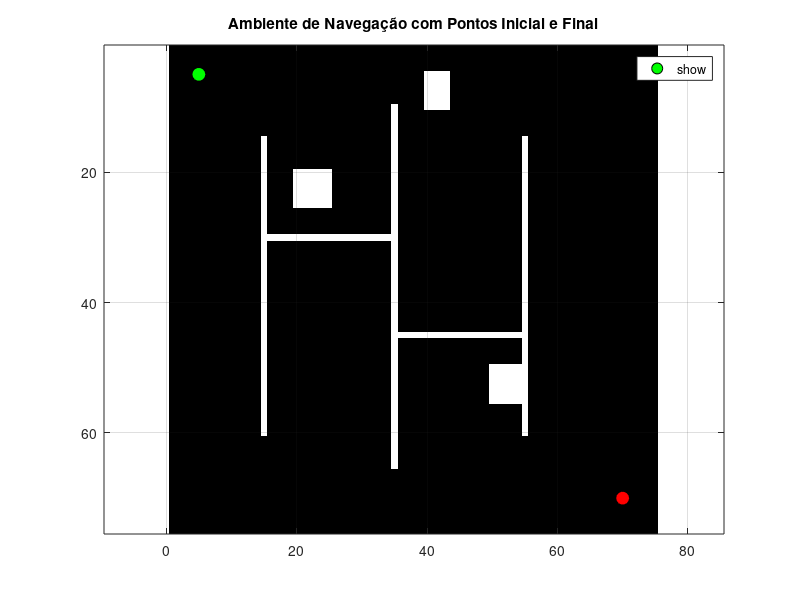

Write MATLAB code to recreate this figure. (Note: this script raises an error after producing the figure.)
% Cenário Fácil
% Configuração inicial
clear; clc; close all;

% Definição dos cenários
scenarios = struct();

% Cenário Fácil
scenarios.easy = struct();
scenarios.easy.gridSize = 50;
scenarios.easy.startPos = [5, 10];
scenarios.easy.goalPos = [45, 45];
scenarios.easy.obstacles = [
    10, 10, 10, 30;  % [x1, y1, x2, y2]
    40, 40, 45, 45;
    18, 35, 20, 40;
];

% Cenário Intermediário
scenarios.medium = struct();
scenarios.medium.gridSize = 75;
scenarios.medium.startPos = [5, 5];
scenarios.medium.goalPos = [70, 70];
scenarios.medium.obstacles = [
    15, 15, 15, 60;  % Parede vertical
    35, 10, 35, 65;  % Parede vertical
    55, 15, 55, 60;  % Parede vertical
    16, 30, 34, 30;  % Passagem horizontal
    36, 45, 54, 45;  % Passagem horizontal
    20, 20, 25, 25;  % Ilha pequena
    50, 50, 55, 55;  % Ilha pequena
    40, 5, 43, 10;   % Obstáculo adicional
];

% Cenário Difícil
scenarios.hard = struct();
scenarios.hard.gridSize = 100;
scenarios.hard.startPos = [5, 5];
scenarios.hard.goalPos = [95, 95];
scenarios.hard.obstacles = [
    20, 20, 20, 80;  % Parede vertical
    40, 10, 40, 90;  % Parede vertical
    60, 20, 60, 80;  % Parede vertical
    80, 10, 80, 90;  % Parede vertical
    21, 40, 39, 40;  % Passagem horizontal
    41, 60, 59, 60;  % Passagem horizontal
    61, 40, 79, 40;  % Passagem horizontal
    23, 70, 77, 70;  % Passagem horizontal
    10, 10, 15, 15;  % Ilha
    85, 85, 90, 90;  % Ilha
    58, 5, 61, 10;   % Obstáculo adicional
];

% Seleção do cenário (pode ser 'easy', 'medium' ou 'hard')
currentScenario = 'medium';  % Altere aqui para mudar o cenário
selected = scenarios.(currentScenario);

% Configuração do ambiente
gridSize = selected.gridSize;
environment = zeros(gridSize);
startPos = selected.startPos;
goalPos = selected.goalPos;
obstacles = selected.obstacles;

% Criação dos obstáculos no ambiente
for i = 1:size(obstacles, 1)
    environment(obstacles(i, 2):obstacles(i, 4), obstacles(i, 1):obstacles(i, 3)) = 1;
end
% Verificar se o ponto inicial e o ponto final estão em um obstáculo
if environment(startPos(2), startPos(1)) == 1
    warning('Ponto inicial está em um obstáculo. Encontrando nova posição livre.');
    startPos = findFreeCell(environment, startPos);
end

if environment(goalPos(2), goalPos(1)) == 1
    warning('Ponto final está em um obstáculo. Encontrando nova posição livre.');
    goalPos = findFreeCell(environment, goalPos);
end

% Plot do ambiente inicial
figure('Name', 'Ambiente de Navegação', 'NumberTitle', 'off');
imagesc(environment);
colormap(gray);
hold on;

% Plotar ponto inicial
plot(startPos(1), startPos(2), 'o', 'MarkerSize', 10, 'MarkerEdgeColor', 'k', ...
    'MarkerFaceColor', 'green', 'DisplayName', 'Start');

% Plotar ponto final
plot(goalPos(1), goalPos(2), 'o', 'MarkerSize', 10, 'MarkerEdgeColor', 'k', ...
    'MarkerFaceColor', 'red', 'DisplayName', 'Goal');

hold off;
axis equal;
grid on;
legend('show', 'Location', 'best');
title('Ambiente de Navegação com Pontos Inicial e Final');

%% 1. WaveFront Planner
tic;
% Reduzindo a resolução do grid para o WaveFront
scaleFactor = 2; % Reduz a resolução pela metade
envReduced = imresize(environment, 1/scaleFactor, 'nearest');  % Usando 'nearest' para manter obstáculos
startPosReduced = max(1, round(startPos/scaleFactor));  % Garantindo posição mínima de 1
goalPosReduced = max(1, round(goalPos/scaleFactor));    % Garantindo posição mínima de 1

% Garantir que as posições reduzidas não estejam em obstáculos
if envReduced(startPosReduced(2), startPosReduced(1)) == 1
    startPosReduced = findFreeCell(envReduced, startPosReduced);
end

if envReduced(goalPosReduced(2), goalPosReduced(1)) == 1
    goalPosReduced = findFreeCell(envReduced, goalPosReduced);
end

% Verificar se as posições são válidas antes de chamar o wavefrontPlanner
if isempty(startPosReduced) || isempty(goalPosReduced)
    error('Não foi possível encontrar posições válidas após a redução de escala.');
end

try
    [pathWaveFrontReduced, distWaveFront] = wavefrontPlanner(envReduced, startPosReduced, goalPosReduced);
    % Escala o caminho de volta para a resolução original
    pathWaveFront = pathWaveFrontReduced * scaleFactor;
catch e
    warning('WaveFront falhou. Usando caminho alternativo.');
    % Usar A* como fallback
    [pathWaveFront, distWaveFront] = aStarPlanner(environment, startPos, goalPos, 'octile');
end
timeWaveFront = toc;

%% 2. Algoritmo Genético
tic;
% Reduzindo parâmetros do algoritmo genético
popSize = 50;  % Reduzido de 100
maxGen = 100;  % Reduzido de 200
[pathGenetic, distGenetic] = geneticAlgorithmPlanner(environment, startPos, goalPos, popSize, maxGen);
timeGenetic = toc;

%% 3. A* Algorithm
tic;
% Otimizando A* com heurística octile (mais precisa para movimentos diagonais)
[pathAStar, distAStar] = aStarPlanner(environment, startPos, goalPos, 'octile');
timeAStar = toc;

%% Comparação dos métodos
fprintf('\n--- Resultados ---\n');
fprintf('WaveFront: Tempo = %.2f s, Distância = %.2f\n', timeWaveFront, distWaveFront);
fprintf('Algoritmo Genético: Tempo = %.2f s, Distância = %.2f\n', timeGenetic, distGenetic);
fprintf('A*: Tempo = %.2f s, Distância = %.2f\n', timeAStar, distAStar);

% Plot das trajetórias
figure('Name', 'Comparação de Trajetórias', 'NumberTitle', 'off');
imshow(environment, 'InitialMagnification', 'fit');
hold on;
plot(startPos(1), startPos(2), 'go', 'MarkerSize', 10, 'LineWidth', 2, 'DisplayName', 'Início');
plot(goalPos(1), goalPos(2), 'ro', 'MarkerSize', 10, 'LineWidth', 2, 'DisplayName', 'Objetivo');
plot(pathWaveFront(:, 1), pathWaveFront(:, 2), 'b-', 'LineWidth', 2, 'DisplayName', 'WaveFront');
plot(pathGenetic(:, 1), pathGenetic(:, 2), 'g-', 'LineWidth', 2, 'DisplayName', 'Genético');
plot(pathAStar(:, 1), pathAStar(:, 2), 'r-', 'LineWidth', 2, 'DisplayName', 'A*');
legend('Location', 'best');
title('Comparação das Trajetórias Geradas pelos Diferentes Algoritmos');
axis equal;
grid on;
hold off;

%% Funções Auxiliares

% Função WaveFront Planner
function [path, dist] = wavefrontPlanner(env, start, goal)
    [rows, cols] = size(env);
    grid = inf(rows, cols);
    grid(goal(2), goal(1)) = 0;
    
    % Usando matriz lógica para queue
    inQueue = false(rows, cols);
    inQueue(goal(2), goal(1)) = true;
    queue = goal;
    
    % Pré-computar direções e custos
    directions = [-1, 0; 1, 0; 0, -1; 0, 1; -1, -1; -1, 1; 1, -1; 1, 1];
    costs = [ones(4,1); sqrt(2)*ones(4,1)];
    
    while ~isempty(queue)
        [current, queue] = deal(queue(1, :), queue(2:end, :));
        
        for d = 1:size(directions, 1)
            neighbor = current + directions(d, :);
            if neighbor(1) > 0 && neighbor(1) <= cols && neighbor(2) > 0 && neighbor(2) <= rows
                % Custo ajustado para movimento diagonal
                if abs(directions(d, 1)) + abs(directions(d, 2)) == 2
                    stepCost = sqrt(2);
                else
                    stepCost = 1;
                end
                
                if env(neighbor(2), neighbor(1)) == 0 && grid(neighbor(2), neighbor(1)) > grid(current(2), current(1)) + stepCost
                    grid(neighbor(2), neighbor(1)) = grid(current(2), current(1)) + stepCost;
                    queue = [queue; neighbor];
                end
            end
        end
    end
    
    % Traçando o caminho de volta
    current = start;
    path = current;
    dist = 0;
    
    while ~isequal(current, goal)
        neighbors = getNeighbors(current, rows, cols);
        validNeighbors = neighbors((arrayfun(@(j) grid(neighbors(j, 2), neighbors(j, 1)), 1:size(neighbors, 1))) < inf, :);
        
        if isempty(validNeighbors)
            error('Nenhum caminho encontrado pelo WaveFront.');
        end
        
        [~, idx] = min(arrayfun(@(k) grid(validNeighbors(k, 2), validNeighbors(k, 1)), 1:size(validNeighbors, 1)));
        current = validNeighbors(idx, :);
        path = [path; current];
        dist = dist + 1;
    end
end

% Algoritmo Genético sem paralelização
function [path, dist] = geneticAlgorithmPlanner(env, start, goal, popSize, maxGen)
    % Pré-alocação de memória
    population = cell(1, popSize);
    fitness = zeros(1, popSize);
    
    % Inicialização mais eficiente
    for i = 1:popSize
        population{i} = generateSimplePath(start, goal, env);
    end
    
    % Cache de caminhos válidos
    validPathCache = containers.Map('KeyType', 'char', 'ValueType', 'logical');
    
    % Loop principal do algoritmo genético
    for gen = 1:maxGen
        % Avaliação do fitness
        for i = 1:popSize
            fitness(i) = evaluateIndividualFitness(population{i}, env);
        end
        
        % Encontrar o melhor indivíduo
        [currentBestFitness, bestIdx] = max(fitness);
        bestPath = population{bestIdx};
        
        % Seleção
        selected = selectParents(population, fitness);
        
        % Crossover e mutação
        tempPop = cell(1, popSize);
        for i = 1:2:popSize
            if i < popSize
                [child1, child2] = performCrossover(selected{randi(length(selected))}, ...
                                                  selected{randi(length(selected))}, env);
                tempPop{i} = performMutation(child1, env);
                tempPop{i+1} = performMutation(child2, env);
            else
                tempPop{i} = performMutation(selected{randi(length(selected))}, env);
            end
        end
        
        population = tempPop;
    end
    
    path = bestPath;
    dist = sum(sqrt(sum(diff(path).^2, 2)));
end

% Função auxiliar para avaliar fitness de um indivíduo
function fitness = evaluateIndividualFitness(path, env)
    if isValidPath(path, env)
        fitness = -sum(sqrt(sum(diff(path).^2, 2))); % Minimizar distância
    else
        fitness = -inf;
    end
end

% Função auxiliar para realizar crossover
function [child1, child2] = performCrossover(parent1, parent2, env)
    maxAttempts = 100;
    child1 = parent1;
    child2 = parent2;
    
    for attempt = 1:maxAttempts
        splitPoint = randi([2, min(size(parent1,1), size(parent2,1))-1]);
        tempChild1 = [parent1(1:splitPoint, :); parent2(splitPoint+1:end, :)];
        tempChild2 = [parent2(1:splitPoint, :); parent1(splitPoint+1:end, :)];
        
        if isValidPath(tempChild1, env) && isValidPath(tempChild2, env)
            child1 = tempChild1;
            child2 = tempChild2;
            break;
        end
    end
end

% Função auxiliar para realizar mutação
function mutated = performMutation(path, env)
    mutated = path;
    maxAttempts = 50;
    
    if rand < 0.1 % Taxa de mutação de 10%
        for i = 2:(size(path,1)-1) % Não mutamos o início e fim
            if rand < 0.1
                for attempt = 1:maxAttempts
                    newPos = path(i, :) + randi([-2, 2], 1, 2);
                    
                    % Verifica se a nova posição é válida
                    if newPos(1) > 0 && newPos(1) <= size(env, 2) && ...
                       newPos(2) > 0 && newPos(2) <= size(env, 1) && ...
                       env(newPos(2), newPos(1)) == 0
                        
                        tempPath = mutated;
                        tempPath(i, :) = newPos;
                        
                        % Verifica se o novo caminho é válido
                        if isValidPath(tempPath, env)
                            mutated = tempPath;
                            break;
                        end
                    end
                end
            end
        end
    end
end

function population = generateInitialPopulation(popSize, start, goal, env)
    maxAttempts = 100;
    population = cell(1, popSize);
    for i = 1:popSize
        for attempt = 1:maxAttempts
            path = incrementalPathGeneration(start, goal, env);
            if isValidPath(path, env)
                population{i} = path;
                break;
            end
        end
        if isempty(population{i})
            error('Não foi possível gerar um caminho inicial válido dentro do limite de tentativas.');
        end
    end
end

function path = incrementalPathGeneration(start, goal, env)
    path = start;
    current = start;
    while ~isequal(current, goal)
        direction = sign(goal - current);
        nextStep = current + direction;
        if all(nextStep > 0) && all(nextStep <= size(env)) && env(nextStep(2), nextStep(1)) == 0
            current = nextStep;
        else
            % Tente mover lateralmente se bloqueado
            if direction(1) ~= 0 && env(current(2), current(1) + direction(1)) == 0
                current(1) = current(1) + direction(1);
            elseif direction(2) ~= 0 && env(current(2) + direction(2), current(1)) == 0
                current(2) = current(2) + direction(2);
            else
                % Se completamente bloqueado, tenta um movimento alternativo
                alternativeMoves = [1, 0; 0, 1; -1, 0; 0, -1];
                for move = alternativeMoves'
                    tentative = current + move';
                    if all(tentative > 0) && all(tentative <= size(env)) && env(tentative(2), tentative(1)) == 0
                        current = tentative;
                        break;
                    end
                end
            end
        end
        path = [path; current];
    end
end

% Função de validação de caminho melhorada
function isValid = isValidPath(path, env)
    isValid = true;
    
    % Verifica cada segmento do caminho
    for i = 1:size(path, 1) - 1
        % Usa o algoritmo de Bresenham para verificar todos os pixels entre dois pontos
        points = bresenham(path(i, 1), path(i, 2), path(i+1, 1), path(i+1, 2));
        
        % Verifica cada ponto do segmento
        for j = 1:size(points, 1)
            % Verifica limites do ambiente
            if points(j,1) < 1 || points(j,1) > size(env,2) || ...
               points(j,2) < 1 || points(j,2) > size(env,1)
                isValid = false;
                return;
            end
            
            % Verifica colisão com obstáculos
            if env(points(j,2), points(j,1)) == 1
                isValid = false;
                return;
            end
        end
    end
    
    % Adiciona margem de segurança
    margin = 1;
    for i = 1:size(path, 1)
        x = path(i,1);
        y = path(i,2);
        
        % Verifica área ao redor do ponto
        for dx = -margin:margin
            for dy = -margin:margin
                newX = x + dx;
                newY = y + dy;
                
                if newX >= 1 && newX <= size(env,2) && ...
                   newY >= 1 && newY <= size(env,1)
                    if env(newY, newX) == 1
                        isValid = false;
                        return;
                    end
                end
            end
        end
    end
end

function segment = bresenham(x1, y1, x2, y2)
    % Bresenhams Line Algorithm to get the line between two points
    line = [];
    steep = abs(y2 - y1) > abs(x2 - x1);
    if steep
        [x1, y1] = deal(y1, x1);
        [x2, y2] = deal(y2, x2);
    end
    if x1 > x2
        [x1, x2] = deal(x2, x1);
        [y1, y2] = deal(y2, y1);
    end
    deltax = x2 - x1;
    deltay = abs(y2 - y1);
    error = 0;
    y = y1;
    if y1 < y2
        ystep = 1;
    else
        ystep = -1;
    end
    for x = x1:x2
        if steep
            line = [line; y, x];
        else
            line = [line; x, y];
        end
        error = error + deltay;
        if 2 * error >= deltax
            y = y + ystep;
            error = error - deltax;
        end
    end
    segment = line;
end

function selected = selectParents(population, fitness)
    [~, idx] = sort(fitness, 'descend');
    selected = population(idx(1:ceil(end/2)));
end

% Função A* otimizada
function [path, dist] = aStarPlanner(env, start, goal, heuristicType)
    if nargin < 4
        heuristicType = 'octile';
    end
    
    [rows, cols] = size(env);
    closedSet = false(rows, cols);
    
    % Usando matrizes normais ao invés de sparse
    gScore = inf(rows, cols);
    gScore(start(2), start(1)) = 0;
    fScore = inf(rows, cols);
    fScore(start(2), start(1)) = calculateHeuristic(start, goal, heuristicType);
    
    % Matriz para armazenar o caminho
    cameFrom = zeros(rows, cols, 2);
    
    % Pré-computar direções e custos
    directions = [-1, 0; 1, 0; 0, -1; 0, 1; -1, -1; -1, 1; 1, -1; 1, 1];
    costs = [ones(4,1); sqrt(2)*ones(4,1)];
    
    % Usando array simples para openSet com seus fScores
    openSet = [start, fScore(start(2), start(1))];
    
    while ~isempty(openSet)
        % Encontrar nó com menor fScore
        [~, idx] = min(openSet(:,3));
        current = openSet(idx,1:2);
        
        if isequal(current, goal)
            [path, dist] = reconstructPath(cameFrom, current);
            return;
        end
        
        openSet(idx,:) = [];
        closedSet(current(2), current(1)) = true;
        
        % Explorar vizinhos
        for d = 1:size(directions, 1)
            neighbor = current + directions(d,:);
            
            if any(neighbor < 1) || neighbor(1) > cols || neighbor(2) > rows
                continue;
            end
            
            if closedSet(neighbor(2), neighbor(1)) || env(neighbor(2), neighbor(1)) == 1
                continue;
            end
            
            stepCost = costs(d);
            tentative_gScore = gScore(current(2), current(1)) + stepCost;
            
            if tentative_gScore < gScore(neighbor(2), neighbor(1))
                cameFrom(neighbor(2), neighbor(1),:) = current;
                gScore(neighbor(2), neighbor(1)) = tentative_gScore;
                newFScore = tentative_gScore + calculateHeuristic(neighbor, goal, heuristicType);
                fScore(neighbor(2), neighbor(1)) = newFScore;
                
                % Atualizar ou adicionar ao openSet
                existingIdx = find(openSet(:,1) == neighbor(1) & openSet(:,2) == neighbor(2));
                if isempty(existingIdx)
                    openSet = [openSet; neighbor, newFScore];
                else
                    openSet(existingIdx,3) = newFScore;
                end
            end
        end
    end
    
    warning('Nenhum caminho encontrado pelo A*.');
    path = [];
    dist = Inf;
end

% Função reconstructPath corrigida
function [path, dist] = reconstructPath(cameFrom, current)
    path = current;
    dist = 0;
    
    while true
        prev = squeeze(cameFrom(current(2), current(1), :))';  % Transpor para manter consistência
        if all(prev == 0)
            break;
        end
        dist = dist + norm(current - prev);
        current = prev;
        path = [current; path];  % Agora ambos são [1x2]
    end
    
    % Garantir que o path seja uma matriz Nx2
    if size(path, 2) ~= 2
        path = reshape(path, [], 2);
    end
end

% Função calculateHeuristic mantida igual
function h = calculateHeuristic(node, goal, type)
    switch lower(type)
        case 'euclidean'
            h = norm(goal - node);
        case 'manhattan'
            h = sum(abs(goal - node));
        case 'chebyshev'
            h = max(abs(goal - node));
        case 'octile'
            d = abs(goal - node);
            h = max(d) + (sqrt(2) - 1) * min(d);
        otherwise
            h = norm(goal - node);
    end
end

function neighbors = getNeighbors(node, rows, cols)
    x = node(1);
    y = node(2);
    % Incluindo movimentos diagonais
    directions = [-1, 0; 1, 0; 0, -1; 0, 1; -1, -1; -1, 1; 1, -1; 1, 1];
    candidates = [x, y] + directions;
    valid = all(candidates > 0, 2) & candidates(:,1) <= cols & candidates(:,2) <= rows;
    neighbors = candidates(valid, :);
end

function freeCell = findFreeCell(environment, position)
    [rows, cols] = size(environment);
    x = position(1);
    y = position(2);

    if environment(y, x) == 0
        freeCell = position;
        return;
    end

    for radius = 1:max(rows, cols)
        [X, Y] = meshgrid(x-radius:x+radius, y-radius:y+radius);
        candidates = [X(:), Y(:)];
        candidates = candidates(all(candidates > 0 & candidates <= [cols, rows], 2), :);

        for i = 1:size(candidates, 1)
            cx = candidates(i, 1);
            cy = candidates(i, 2);
            if environment(cy, cx) == 0
                freeCell = [cx, cy];
                return;
            end
        end
    end

    freeCell = [];
end

% Função de geração de caminho inicial melhorada
function path = generateSimplePath(start, goal, env)
    path = [start];
    current = start;
    maxAttempts = 100;
    
    while ~isequal(current, goal)
        direction = sign(goal - current);
        bestDist = inf;
        bestNext = current;
        
        % Tenta diferentes direções
        for dx = -1:1
            for dy = -1:1
                if dx == 0 && dy == 0
                    continue;
                end
                
                next = current + [dx, dy];
                
                % Verifica se o movimento é válido
                if next(1) > 0 && next(1) <= size(env, 2) && ...
                   next(2) > 0 && next(2) <= size(env, 1) && ...
                   env(next(2), next(1)) == 0
                    
                    dist = norm(goal - next);
                    if dist < bestDist
                        bestDist = dist;
                        bestNext = next;
                    end
                end
            end
        end
        
        if isequal(bestNext, current)
            % Se não encontrou caminho direto, tenta desviar
            for attempt = 1:maxAttempts
                randDir = randi([-1, 1], 1, 2);
                next = current + randDir;
                
                if next(1) > 0 && next(1) <= size(env, 2) && ...
                   next(2) > 0 && next(2) <= size(env, 1) && ...
                   env(next(2), next(1)) == 0
                    bestNext = next;
                    break;
                end
            end
        end
        
        current = bestNext;
        path = [path; current];
        
        % Evita loops infinitos
        if size(path, 1) > 1000
            break;
        end
    end
end
